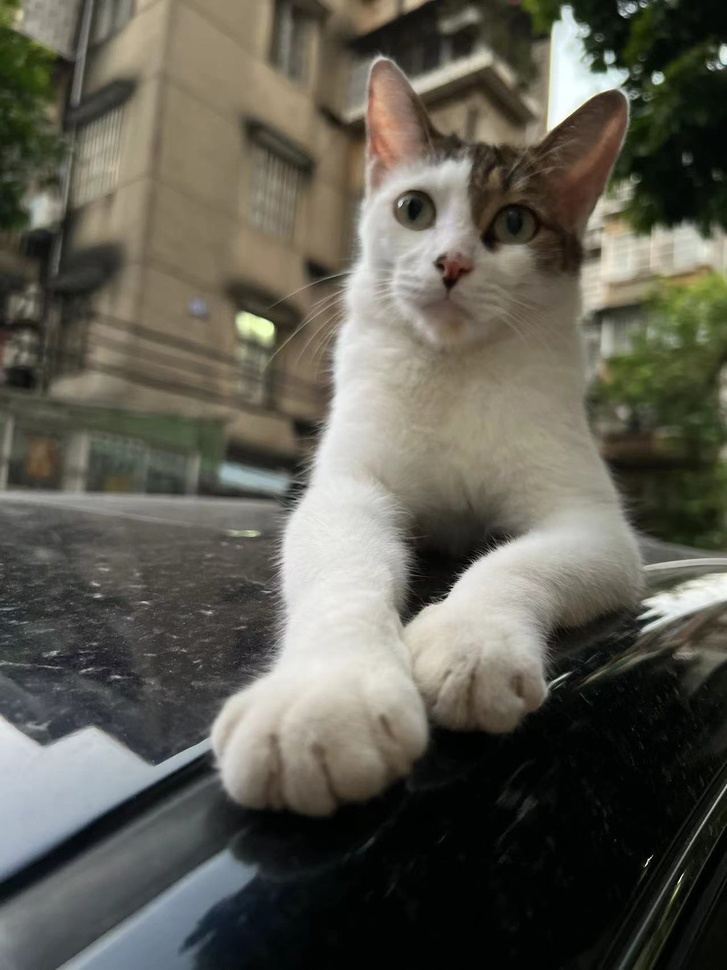
#> input picture job_test/WechatIMG263.jpeg, 727 x 970 px, shrunk from 1276 x 1702 before the run
$ jupyter execute opencv_demo.ipynb   (older library calls are emulated)
#> lines starting #> are read from the running program, lines starting #| are printed output that depends on the picture
[cell 1]
import cv2
import numpy as np
import matplotlib.pyplot as plt

[cell 2]
# 边缘检测
image = cv2.imread('./WechatIMG263.jpeg')
#> image is the input picture: shape (970, 727, 3); mean B, G, R 82.5, 92.8, 94.8
imageBlur = cv2.GaussianBlur(image, (3, 3), 1)
imageGray = cv2.cvtColor(imageBlur, cv2.COLOR_RGB2GRAY)
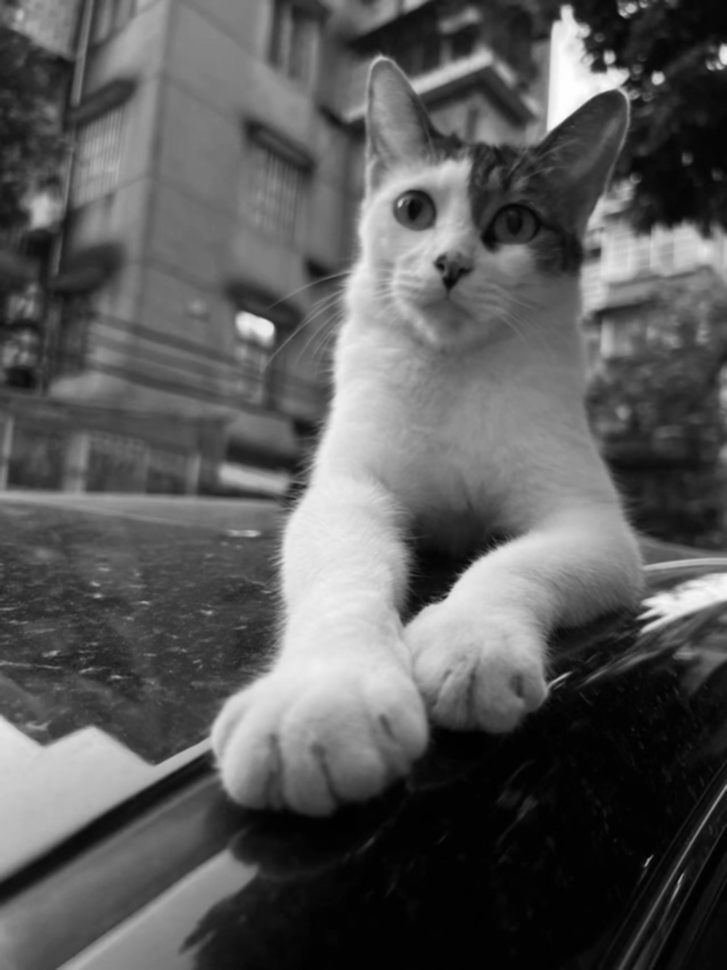
#> imageGray: shape (970, 727); min 0, max 254, mean 89.9
edges = cv2.Canny(imageGray, 60, 100)
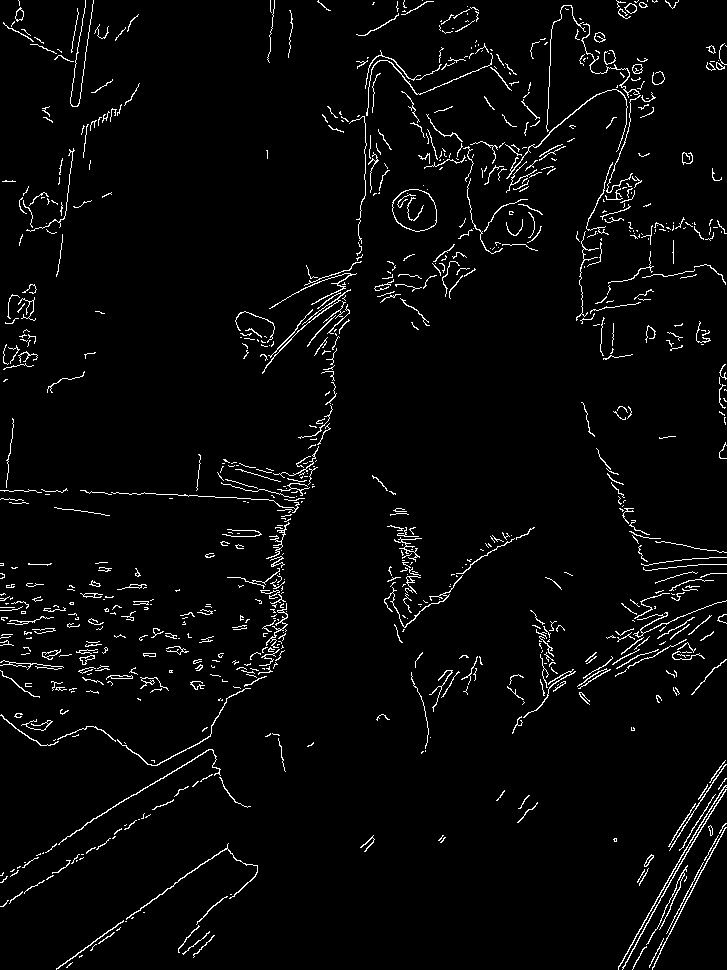
#> edges: shape (970, 727); 3.2% white in thin lines or dots

imageOut = cv2.cvtColor(edges, cv2.COLOR_GRAY2RGB)
#> imageOut: shape (970, 727, 3); 3.2% white in thin lines or dots
# cv2.imshow('test', imageOut)
plt.imshow(imageOut)

[cell 3]
# 梯度图： sobel算子
# img_gradient_X_8U = cv2.Sobel(image, -1, 0, 1)  # y方向的一阶导数
img_gradient_X_8U = cv2.Sobel(image, -1, 1, 0)  # x方向的一阶导数
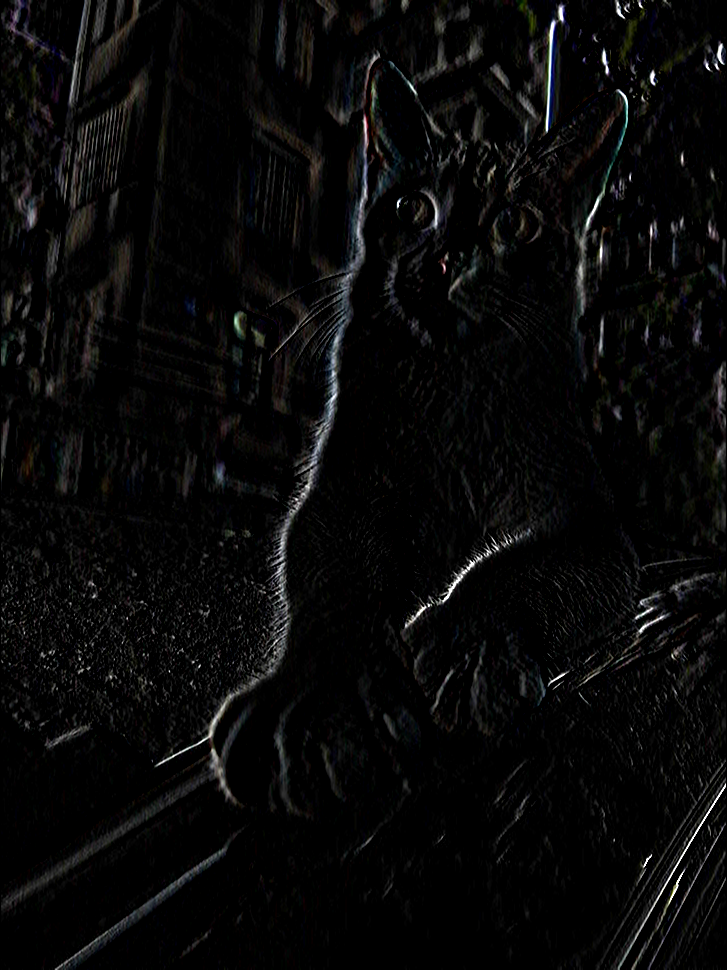
#> img_gradient_X_8U: shape (970, 727, 3); mean B, G, R 8.6, 8.7, 8.7
img_gradient_X_64F = cv2.Sobel(image, cv2.CV_64F, 1, 0)
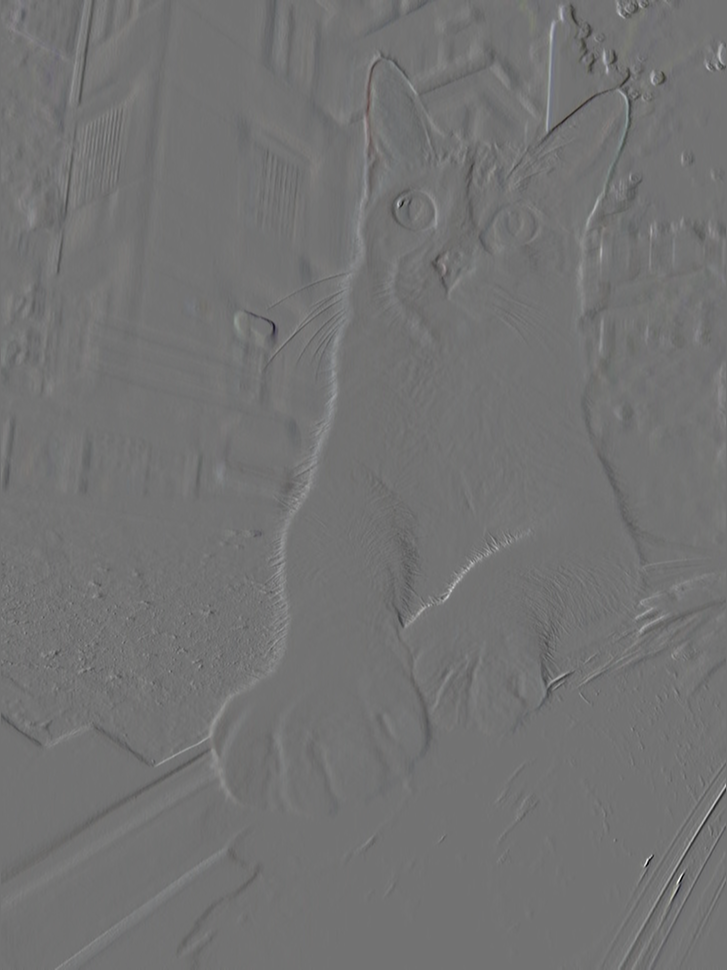
#> img_gradient_X_64F: shape (970, 727, 3) float64; mean B, G, R -0.4, -0.3, -0.3; drawn with min black and max white

img_gradient_X_64Fto8U = cv2.convertScaleAbs(img_gradient_X_64F)
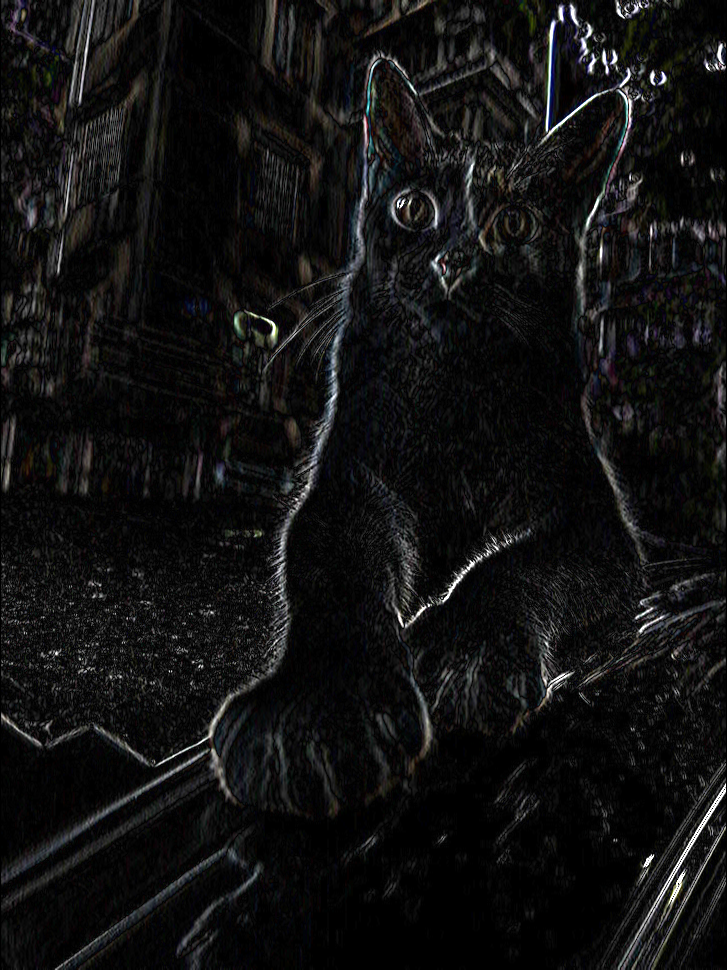
#> img_gradient_X_64Fto8U: shape (970, 727, 3); mean B, G, R 17.5, 17.6, 17.6

# cv2.imshow('X_gradient_8U', img_gradient_X_8U)
# cv2.waitKey()
# cv2.destroyAllWindows()
plt.figure(figsize=(16, 9))
plt.imshow(img_gradient_X_8U)

[cell 4]
# 梯度图像计算

grad_x = cv2.Sobel(image, -1, 1, 0)
grad_y = cv2.Sobel(image, -1, 0, 1)

grad = cv2.addWeighted(grad_x, 0.5, grad_y, 0.5, 0)
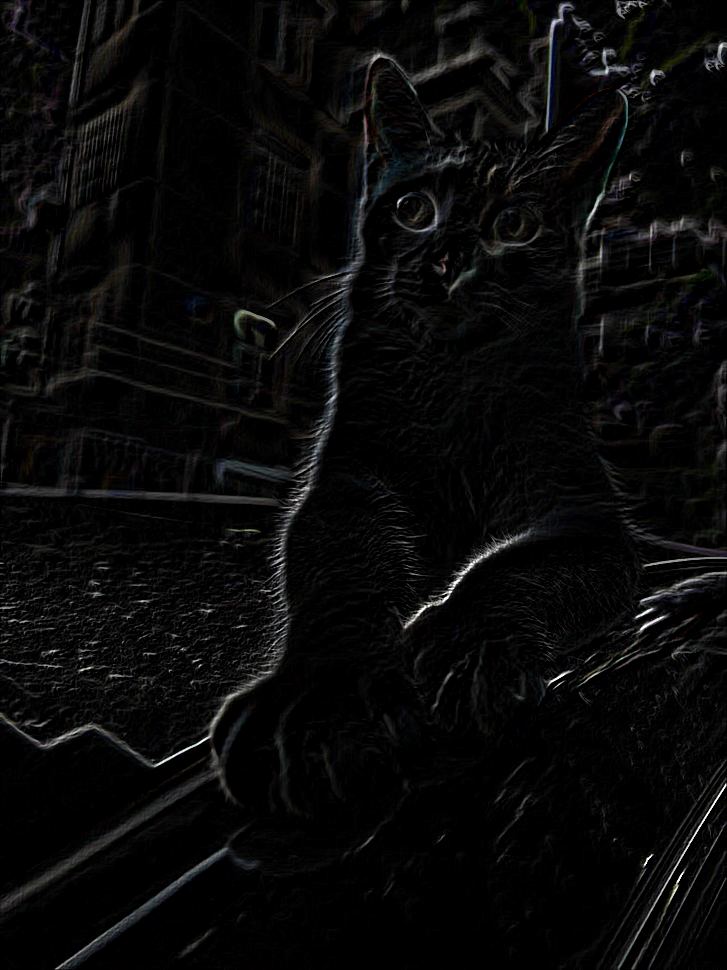
#> grad: shape (970, 727, 3); mean B, G, R 9.1, 9.1, 9.2
plt.figure(figsize=(16, 9))
plt.imshow(grad)

$ run again, with job_test/hoho_image1.png saved as job_test/WechatIMG263.jpeg
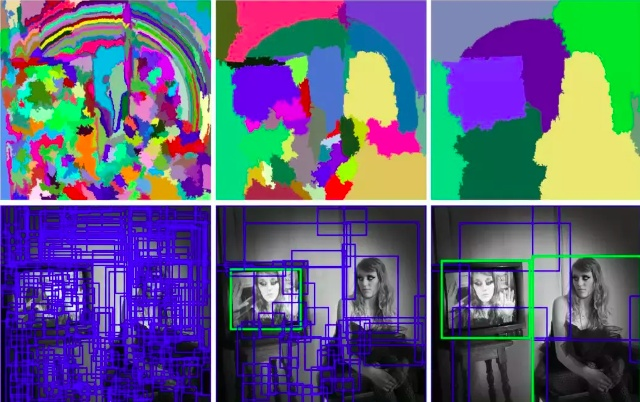
#> input picture job_test/hoho_image1.png, 640 x 402 px
#> image is the input picture: shape (402, 640, 3); mean B, G, R 128.3, 97.3, 96.1
#> `edges = cv2.Canny(imageGray, 60, 100)`:
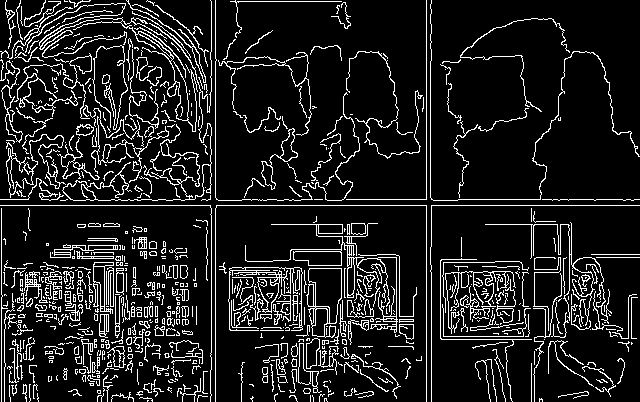
#> edges: shape (402, 640); 12% white in thin lines or dots
#> imageOut: shape (402, 640, 3); 12% white in thin lines or dots
#> `grad = cv2.addWeighted(grad_x, 0.5, grad_y, 0.5, 0)`:
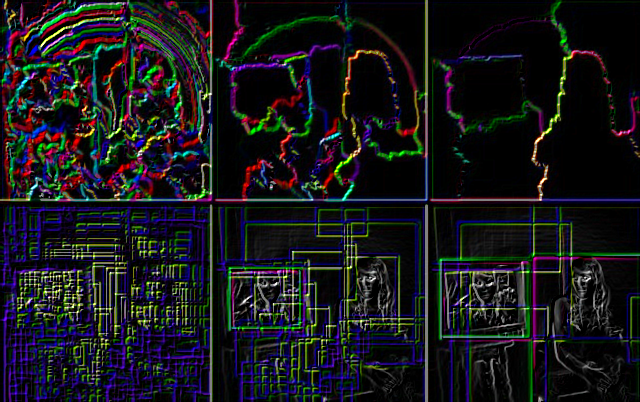
#> grad: shape (402, 640, 3); mean B, G, R 27.3, 23.8, 23.8
